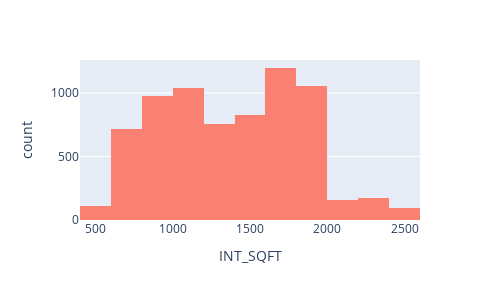

The cell this chart's notebook holds for it:
### Markdown cell above
The average sales of the property ncreases linearly from Karppakam to T Nagar.

### Code cell
#SQFT distribution
fig=px.histogram(df,x='INT_SQFT',nbins=20,color_discrete_sequence=['salmon'])
fig.update_layout(autosize=False,width=500,height=300,)
fig.show()

### Figure 1 — Plotly figure (JSON) as saved in the notebook; plotly's stock layout.template omitted (floating-point values rounded to 4 significant figures; data arrays with more than 128 entries replaced by an {"elided": "..."} marker saying what was removed)
{"data": [{"alignmentgroup": "True", "bingroup": "x", "hovertemplate": "INT_SQFT=%{x}<br>count=%{y}<extra></extra>", "legendgroup": "", "marker": {"color": "salmon", "pattern": {"shape": ""}}, "name": "", "nbinsx": 20, "offsetgroup": "", "orientation": "v", "showlegend": false, "type": "histogram", "x": {"elided": "7109 int values"}, "xaxis": "x", "yaxis": "y"}], "layout": {"autosize": false, "barmode": "relative", "height": 300, "legend": {"tracegroupgap": 0}, "margin": {"t": 60}, "width": 500, "xaxis": {"anchor": "y", "domain": [0, 1], "title": {"text": "INT_SQFT"}}, "yaxis": {"anchor": "x", "domain": [0, 1], "title": {"text": "count"}}}}
